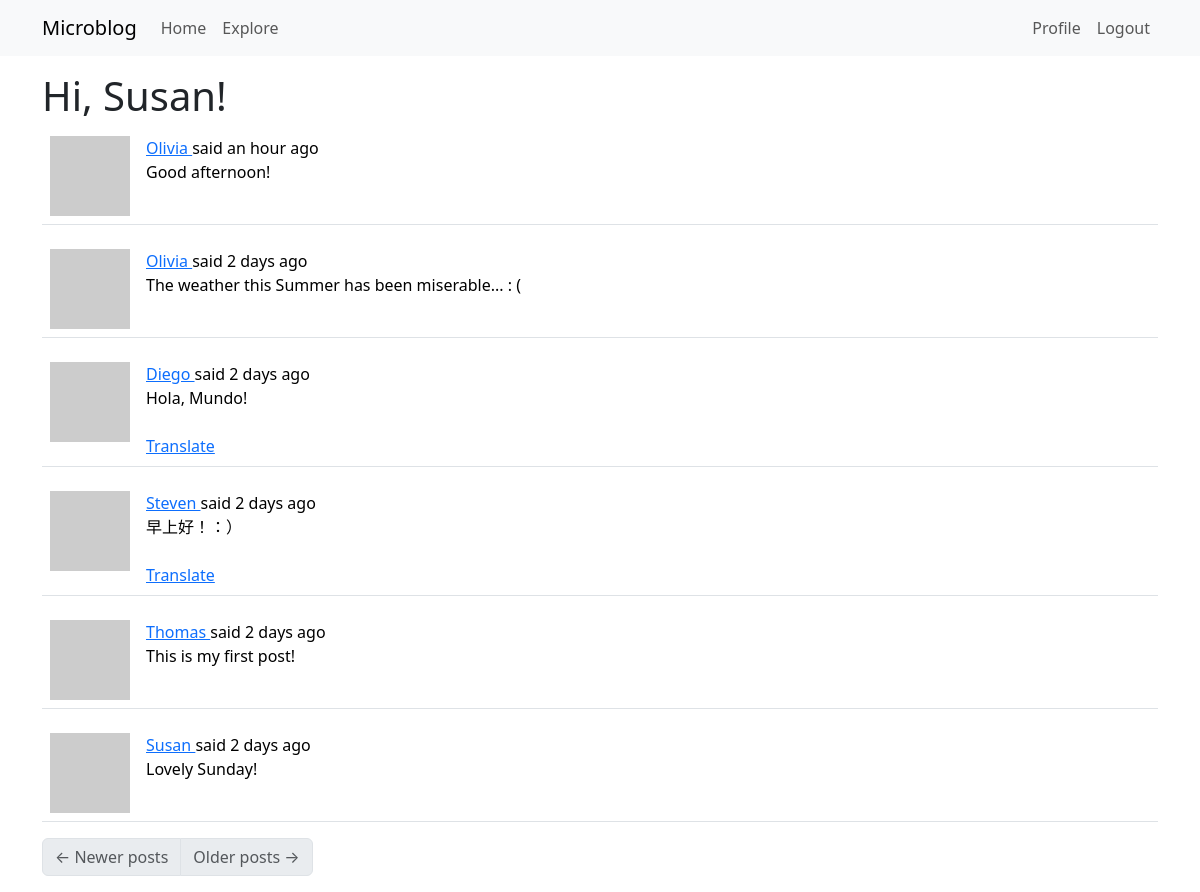
Page /explore (signed in) on the committed database.
### app/models.py (models this page shows, shortened)
class User(UserMixin, db.Model):
    id: so.Mapped[int] = so.mapped_column(primary_key=True)
    username: so.Mapped[str] = so.mapped_column(sa.String(64), index=True, unique=True)
    email: so.Mapped[str] = so.mapped_column(sa.String(120), index=True, unique=True)
    password_hash: so.Mapped[Optional[str]] = so.mapped_column(sa.String(256)) # 'Optional' allows for empty or nullable
    about_me: so.Mapped[Optional[str]] = so.mapped_column(sa.String(140))
    last_seen: so.Mapped[Optional[datetime]] = so.mapped_column(default=lambda: datetime.now(timezone.utc))
    following: so.WriteOnlyMapped['User'] = so.relationship(
        secondary=followers, primaryjoin=(followers.c.follower_id == id),
        secondaryjoin=(followers.c.followed_id == id),
        back_populates='followers',
        passive_deletes=True)
    followers: so.WriteOnlyMapped['User'] = so.relationship(
        secondary=followers, primaryjoin=(followers.c.followed_id == id),
        secondaryjoin=(followers.c.follower_id == id),
        back_populates='following',
        passive_deletes=True)
    posts: so.WriteOnlyMapped['Post'] = so.relationship(back_populates='author', passive_deletes=True) # This is not an actual database field, but a high-level view of the relationship between users and posts, and for that reason it isn't in the database diagram
    def avatar(self, size):
        digest = md5(self.email.lower().encode('utf-8')).hexdigest()
        return f'https://www.gravatar.com/avatar/{digest}?d=identicon&s={size}'

class Post(db.Model):
    id: so.Mapped[int] = so.mapped_column(primary_key=True)
    body: so.Mapped[str] = so.mapped_column(sa.String(140))
    timestamp: so.Mapped[datetime] = so.mapped_column(index=True, default=lambda: datetime.now(timezone.utc))
    user_id: so.Mapped[int] = so.mapped_column(sa.ForeignKey(User.id), index=True)
    language: so.Mapped[Optional[str]] = so.mapped_column(sa.String(5))
    author: so.Mapped[User] = so.relationship(back_populates='posts') # These two attributes (This and User.posts) allow the application to access the connected user and post entries

### app/main/routes.py (the view)
@bp.route('/explore')
@login_required
def explore():
    page = request.args.get('page', 1, type=int)
    query = sa.select(Post).order_by(Post.timestamp.desc())
    posts = db.paginate(query, page=page,
                        per_page=current_app.config['POSTS_PER_PAGE'], error_out=False)
    next_url = url_for('main.explore', page=posts.next_num) \
        if posts.has_next else None
    prev_url = url_for('main.explore', page=posts.prev_num) \
        if posts.has_prev else None
    return render_template('index.html', title=_('Explore'),
                           posts=posts.items, next_url=next_url,
                           prev_url=prev_url)

### app/__init__.py (called while the page is built)
def get_locale():
    return request.accept_languages.best_match(current_app.config['LANGUAGES'])

### app/main/routes.py (called while the page is built)
@bp.before_request
def before_request():
    if current_user.is_authenticated:
        current_user.last_seen = datetime.now(timezone.utc)
        db.session.commit()
    g.locale = str(get_locale())

### app/models.py (called while the page is built)
@login.user_loader
def load_user(id):
    return db.session.get(User, int(id))

### app/templates/index.html (shortened to what this page needs)
{% extends "base.html" %}
{% import "bootstrap_wtf.html" as wtf %}
{% block content %}
    <h1>{{ _('Hi, %(username)s!', username=current_user.username) }}</h1>
    {% for post in posts %}
        {% include '_post.html' %}
    {% endfor %}
    <nav aria-label="Post navigation">
        <ul class="pagination">
            <li class="page-item{% if not prev_url %} disabled{% endif %}">
                <a class="page-link" href="{{ prev_url }}">
                    <span aria-hidden="true">&larr;</span> {{ _('Newer posts') }}
                </a>
            </li>
            <li class="page-item{% if not next_url %} disabled{% endif %}">
                <a class="page-link" href="{{ next_url }}">
                    {{ _('Older posts') }} <span aria-hidden="true">&rarr;</span>
                </a>
            </li>
        </ul>
    </nav>
{% endblock %}

### app/templates/_post.html (shortened to what this page needs)
<table class="table table-hover">
	<tr>
		<td width="70px">
			<a href="{{ url_for('main.user', username=post.author.username) }}">
				<img src="{{ post.author.avatar(70) }}" />
			</a>
		</td>
		<td>
			 {{ _('%(username)s said %(when)s', username=user_link,
			when=moment(post.timestamp).fromNow()) }}
			<br />
			<span id="post{{ post.id }}">{{ post.body }}</span>
            {% if post.language and post.language != g.locale %}
			<br /><br />
			<span id="translation{{ post.id }}">
                <a href="javascript:translate(
                                'post{{ post.id }}',
                                'translation{{ post.id }}',
                                '{{ post.language }}',
                                '{{ g.locale }}');">{{ _('Translate') }}</a>
            </span>
			{% endif %}
		</td>
	</tr>
</table>

### rows in the picture
Post: body "Good afternoon!"
Post: body "The weather this Summer has been miserable... : ("
Post: body "Hola, Mundo!"
Post: body "早上好！：）"
Post: body "This is my first post!"
Post: body "Lovely Sunday!"
